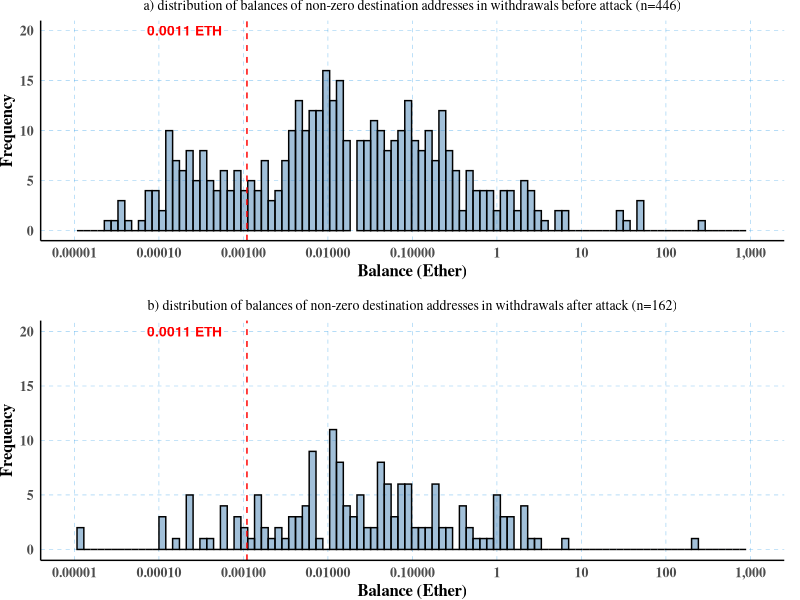

The R source for this figure:
library(ggplot2)
library(dplyr)
library(gridExtra)
library(patchwork)
library(tidyr)

format_ether_value <- function(x) {
  sapply(x, function(val) {
    if (val < 1) {
      format(val, scientific = FALSE, nsmall = 5, decimal.mark = ".", big.mark = "")
    } else {
      format(round(val), big.mark = ",", scientific = FALSE)
    }
  })
}

data <- read.csv('../cross-chain-rules-validator/analysis/nomad-bridge/data/dst_ethereum_addresses_with_ether.csv')

zero_balances <- data %>% filter(balance_at_date == 0)
print(nrow(zero_balances))

non_zero_balances <- data %>% filter(balance_at_date != 0)
print(nrow(non_zero_balances))

threshold <- 0.0011  # Example threshold, adjust based on your data

x_limits <- c(0.00001, 1000)
custom_breaks <- c(0.00001, 0.0001, 0.001, 0.01, 0.1, 1, 10, 100, 1000)

data_before <- data %>% filter(timestamp < 1659389551)
# Create the second histogram for balance_today_capped
p1 <- ggplot(data_before, aes(x=balance_at_date_ether)) +
  geom_histogram(bins=100, fill="steelblue", color="black", alpha=0.5) +
  geom_vline(xintercept = threshold, linetype="dashed", color="red") +
  scale_x_log10(limits = x_limits, breaks = custom_breaks, labels = function(x) {sapply(x, format_ether_value)}) +
  scale_y_continuous(limits = c(0, 20), labels = scales::comma) +
  annotate("text", x = 0.0002, y = 20, hjust = .5, label = paste(threshold, "ETH"), colour = "red", size=3.5, fontface="bold") +
  labs(title="a) distribution of balances of non-zero destination addresses in withdrawals before attack (n=446)",
       x="Balance (Ether)",
       y="Frequency"
  ) +
  theme_minimal() +
  theme(
    plot.margin = unit(c(0, 0.4, 0.5, 0), "cm"),
    text = element_text(family = "serif"),
    axis.line = element_line(colour = "black"),
    panel.grid.major.y = element_line(color = 4, size = 0.1, linetype = 2),
    panel.grid.major.x = element_line(color = 4, size = 0.1, linetype = 2),
    plot.title = element_text(size = 10, hjust = 0.5, vjust=1),
    panel.grid.minor.x = element_blank(),
    panel.grid.minor.y = element_blank(),
    axis.title.y=element_text(size=12, face="bold"),
    axis.title.x=element_text(size=12, face="bold"),
    legend.title = element_text(face = "bold", size=14),
    axis.text = element_text(size = 10, face="bold"),
  ) 

data_after <- data %>% filter(timestamp >= 1659389551)
# Create the first histogram for balance_at_date_capped
p2 <- ggplot(data_after, aes(x=balance_at_date_ether)) +
  geom_histogram(bins=100, fill="steelblue", color="black", alpha=0.5) +
  geom_vline(xintercept = threshold, linetype="dashed", color="red") +  # Add threshold line
  scale_x_log10(limits = x_limits, breaks = custom_breaks, labels = function(x) {sapply(x, format_ether_value)}) +
  scale_y_continuous(limits = c(0, 20), labels = scales::comma) +  # Format y-axis labels with commas
  annotate("text", x = 0.0002, y = 20, hjust = .5, label = paste(threshold, "ETH"), colour = "red", size=3.5, fontface="bold") +
  labs(title="b) distribution of balances of non-zero destination addresses in withdrawals after attack (n=162)",
       x="Balance (Ether)",
       y="Frequency"
  ) +
  theme_minimal() +
  theme(
    plot.margin = unit(c(0, 0.4, 0, 0), "cm"),
    text = element_text(family = "serif"),
    axis.line = element_line(colour = "black"),
    panel.grid.major.y = element_line(color = 4, size = 0.1, linetype = 2),
    panel.grid.major.x = element_line(color = 4, size = 0.1, linetype = 2),
    plot.title = element_text(size = 10, hjust = 0.5, vjust=1),
    panel.grid.minor.x = element_blank(),
    panel.grid.minor.y = element_blank(),
    axis.title.y=element_text(size=12, face="bold"),
    axis.title.x=element_text(size=12, face="bold"),
    legend.title = element_text(face = "bold", size=14),
    axis.text = element_text(size = 10, face="bold"),
  ) 


# Arrange the plots vertically
grid.arrange(p1, p2, ncol=1)

